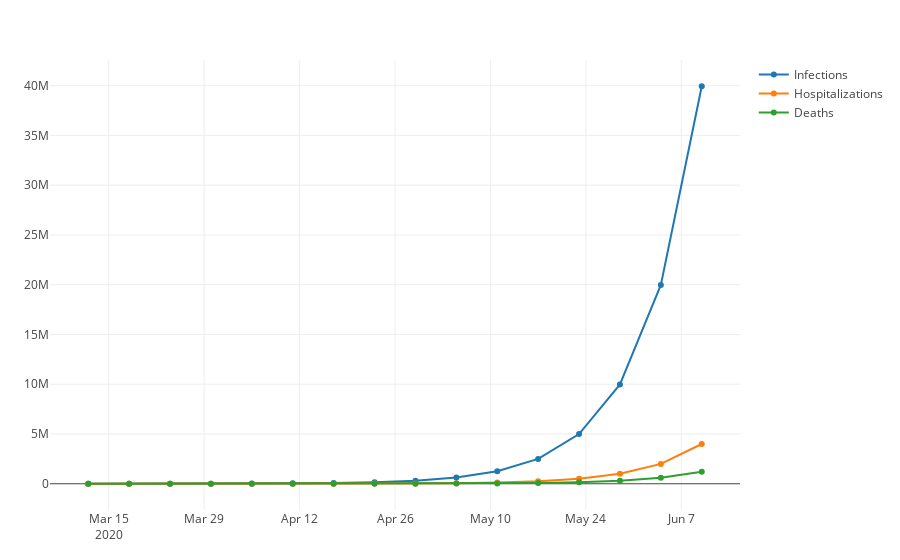

The code cell stored with this chart in its notebook:
### Markdown cell above
## US
According to the [CDC](https://www.cdc.gov/coronavirus/2019-ncov/cases-in-us.html) there are currently 1219 cases in the US.

### Code cell
us = plot_covid(Day(90), 1219)
